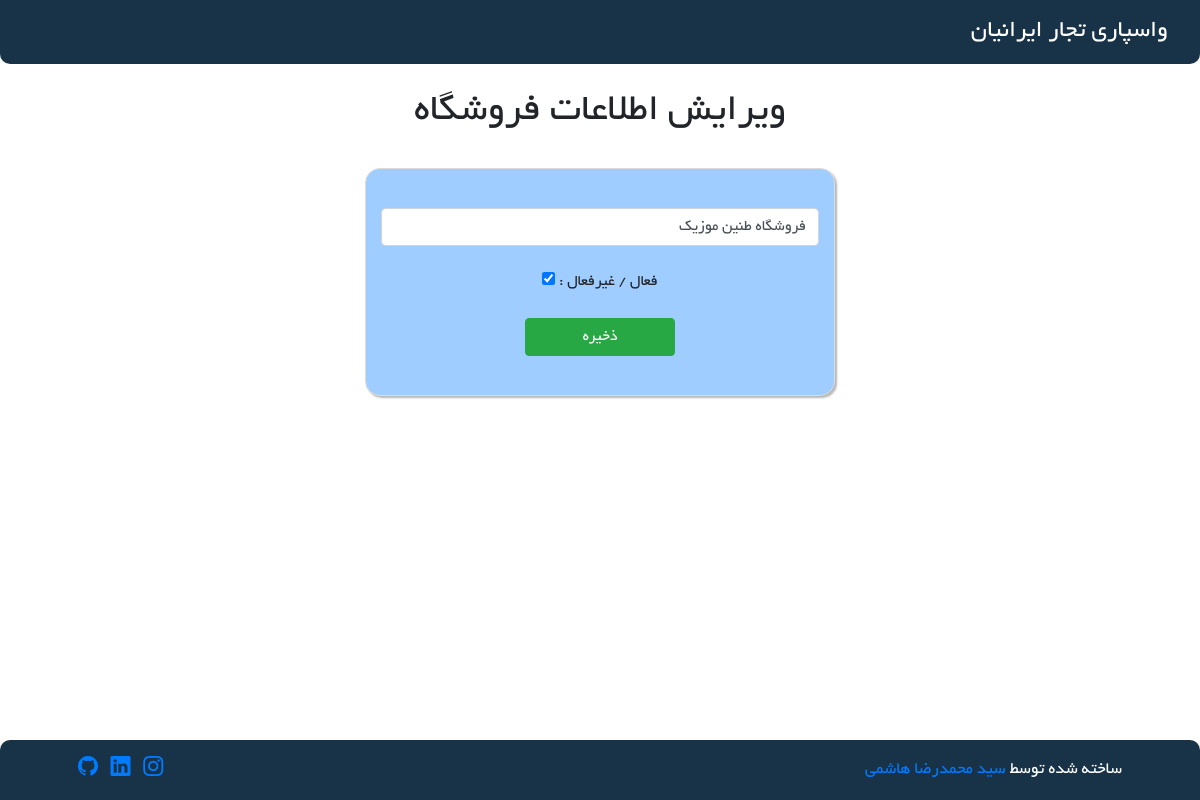
/Store/update-store/59, run on an earlier commit of the app's database.
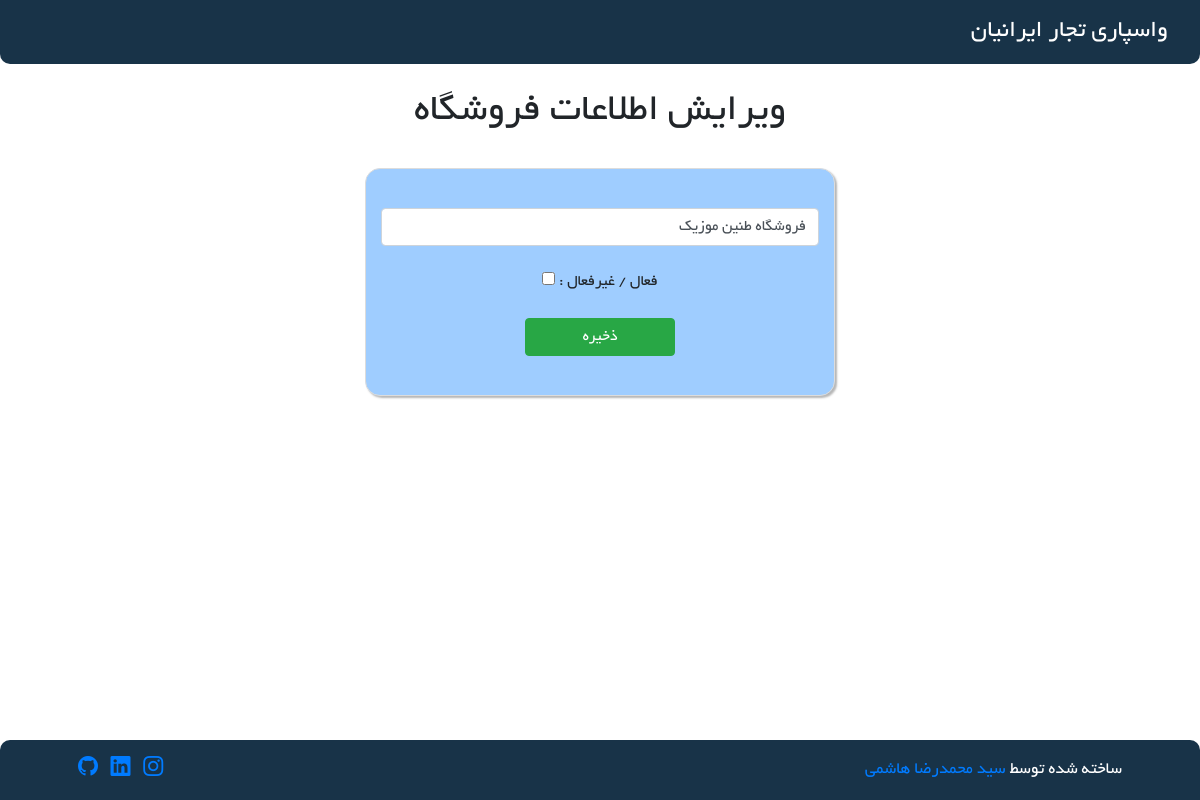
And on a later commit of the database.
### Store/models.py (models this page shows, shortened)
class Store(models.Model):
    store_name = models.CharField(max_length=100)
    is_active = models.BooleanField(default=True)
    is_delete = models.BooleanField(default=False)
    class Meta:
        db_table = 'Store'

### Store/views.py (the view, shortened to what this page needs)
# urls.py: path('update-store/<int:store_id>', views.UpdateStoreView.as_view(), name='update-store'),
class UpdateStoreView(View):
    def get(self, request: HttpRequest, store_id):
        current_store: Store = Store.objects.filter(id=store_id).first()
        edit_form = UpdateStoreForm(instance=current_store)
        context = {
            'edit_form': edit_form,
            'store_id': store_id,
        }
        return render(request, 'Store/update-store.html', context)

### Store/forms.py
class UpdateStoreForm(forms.ModelForm):
    class Meta:
        model = Store
        fields = ["store_name", "is_active"]
        widgets = {
            'store_name': forms.TextInput(attrs={
                'class': 'form-control',
                'placeholder': 'نام فروشگاه'
            }),
        }
        labels = {
            'store_name': 'نام فروشگاه',
            'is_active': 'فعال / غیرفعال'
        }

### Store/templates/Store/update-store.html (shortened to what this page needs)
{% extends 'base/layout.html' %}
{% block mian %}
    <div class="row">
        <div class="col-md-3"></div>
        <div class="col-md-6">
            <div class="row text-center">
                <div class="col-12">
                    <h1>ویرایش اطلاعات فروشگاه</h1>
                </div>
            </div>
            <br/>
            <div class="row">
                <div class="col-12">
                    <form method="post" action="{% url 'update-store' store_id=store_id %}">
                        <br/>
                        <div class="row">
                            <div class="col-12">
                                {{ edit_form.store_name }}
                            </div>
                        </div>
                        <br/>
                        <div class="row text-center">
                            <div class="col-12">
                                فعال / غیرفعال : {{ edit_form.is_active }}
                            </div>
                        </div>
                        <br/>
                        <div class="row text-center">
                            <div class="col-12">
                                <button type="submit" class="btn btn-success">ذخیره</button>
                            </div>
                        </div>
                        <br/>
                    </form>
                </div>
            </div>
        </div>
    </div>
{% endblock %}

What changed in the data, as far as the page shows it:
changed Store "فروشگاه طنین موزیک": is_active "☑" → "☐"
